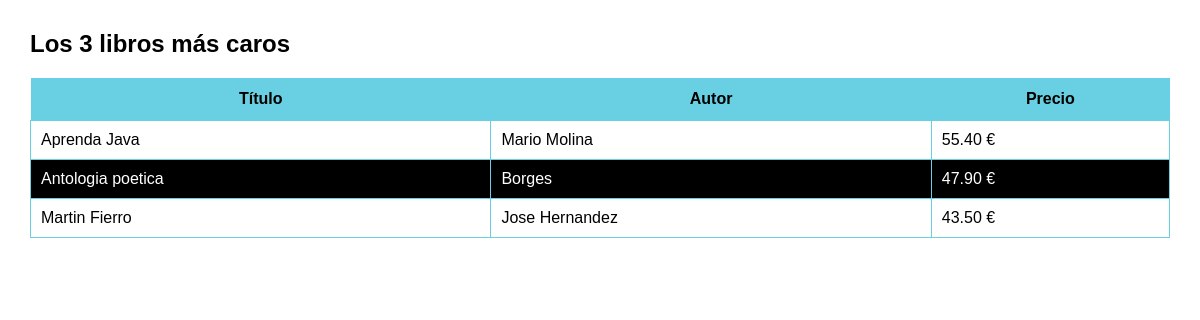
The page /ejemplos_mysqli/03_consultas/tabla_html2.php on the database its author committed.
### tables this page shows
CREATE TABLE IF NOT EXISTS `libros` (
  `codigo` int(10) unsigned NOT NULL AUTO_INCREMENT,
  `titulo` varchar(40) NOT NULL,
  `autor` varchar(30) NOT NULL DEFAULT 'Desconocido',
  `editorial` varchar(20) NOT NULL,
  `precio` decimal(5,2) unsigned DEFAULT NULL,
  PRIMARY KEY (`codigo`)
);

### ejemplos_mysqli/03_consultas/tabla_html2.php (the view, shortened to what this page needs)
<?php
$conexion = mysqli_connect("mysql", "biblioteca", "comomola", "biblioteca");
$consulta = "SELECT codigo, titulo, autor, editorial, precio FROM libros ORDER BY precio DESC LIMIT 3";
$resultado = mysqli_query($conexion, $consulta);
?>
<!DOCTYPE html>
<html lang="es">
<head>
</head>
<body>
 <h2>Los 3 libros más caros</h2>
 <table>
 <thead>
 <tr>
 <th>Título</th>
 <th>Autor</th>
 <th>Precio</th>
 </tr>
 </thead>
 <tbody>
 <?php while ($libro = mysqli_fetch_assoc($resultado)): ?>
 <tr>
 <td><?php echo htmlspecialchars($libro['titulo']); ?></td>
 <td><?php echo htmlspecialchars($libro['autor']); ?></td>
 <td><?php echo number_format($libro['precio'], 2); ?> €</td>
 </tr>
 <?php endwhile; ?>
 </tbody>
 </table>
</body>
</html>

### ejemplos_mysqli/03_consultas/tabla_html2.php (style rules this page uses)
body { font-family: sans-serif; margin: 30px; }
table { border-collapse: collapse; width: 100%; }
th { background-color: #68d0e2; color: black; padding: 12px; }
td { border: 1px solid #68d0e2; padding: 10px; }
tr:nth-child(even) { background-color: #000000; color: white; }

### rows shown on the page
libros: titulo "Aprenda Java", autor "Mario Molina", precio "55.40"
libros: titulo "Antologia poetica", autor "Borges", precio "47.90"
libros: titulo "Martin Fierro", autor "Jose Hernandez", precio "43.50"
